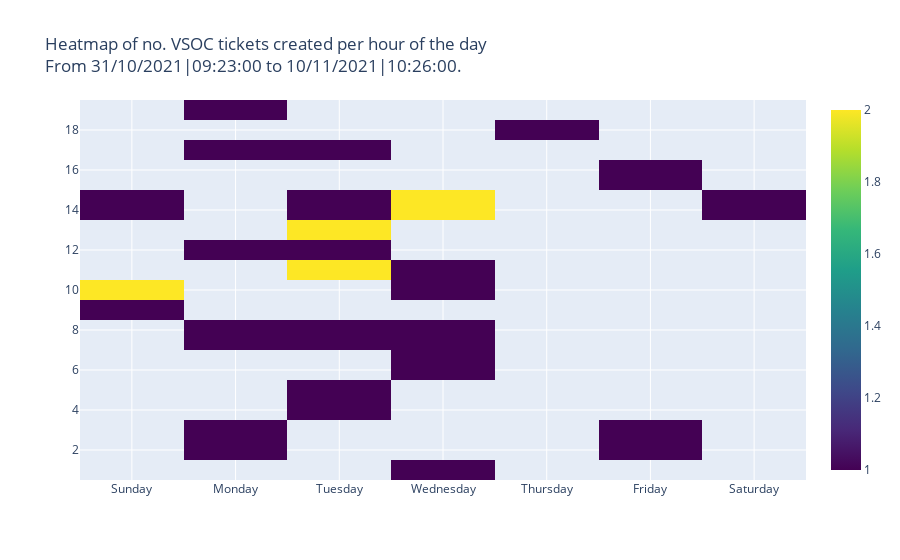

Notebook cell for this chart:
### Code cell
s = pd.to_datetime(trello_table['T_CREATION_TIMESTAMP'])
tickets_count = s.groupby(s.dt.floor('H')).size().reset_index(name='COUNT')
tickets_count['DAY'] = tickets_count['T_CREATION_TIMESTAMP'].dt.day_name()
tickets_count['HR'] = tickets_count['T_CREATION_TIMESTAMP'].dt.hour
heat_map_data = [go.Heatmap(x=tickets_count['DAY'], y = tickets_count['HR'], z = tickets_count['COUNT'],colorscale='Viridis')]
heat_map_layout = go.Layout(title_text='Heatmap of no. VSOC tickets created per hour of the day<br>From {} '
                                       'to {}.'.format(trello_table.start_timestamp, trello_table.end_timestamp,))
fig = go.Figure(data = heat_map_data, layout = heat_map_layout)
fig.show()
fig.write_image('./OUTPUT/HEATMAP.pdf')

### Figure 1 — Plotly figure (JSON) as saved in the notebook; plotly's stock layout.template omitted (floating-point values rounded to 4 significant figures)
{"data": [{"colorscale": [[0, "#440154"], [0.1111, "#482878"], [0.2222, "#3e4989"], [0.3333, "#31688e"], [0.4444, "#26828e"], [0.5556, "#1f9e89"], [0.6667, "#35b779"], [0.7778, "#6ece58"], [0.8889, "#b5de2b"], [1, "#fde725"]], "type": "heatmap", "x": ["Sunday", "Sunday", "Monday", "Monday", "Tuesday", "Tuesday", "Wednesday", "Wednesday", "Wednesday", "Wednesday", "Wednesday", "Thursday", "Friday", "Friday", "Saturday", "Sunday", "Monday", "Monday", "Monday", "Monday", "Tuesday", "Tuesday", "Tuesday", "Tuesday", "Tuesday", "Tuesday", "Wednesday", "Wednesday"], "y": [9, 14, 8, 19, 5, 8, 1, 6, 10, 11, 14, 18, 2, 16, 14, 10, 2, 8, 12, 17, 8, 11, 12, 13, 14, 17, 8, 10], "z": [1, 1, 1, 1, 1, 1, 1, 1, 1, 1, 2, 1, 1, 1, 1, 2, 1, 1, 1, 1, 1, 2, 1, 2, 1, 1, 1, 1]}], "layout": {"title": {"text": "Heatmap of no. VSOC tickets created per hour of the day<br>From 31/10/2021|09:23:00 to 10/11/2021|10:26:00."}}}
